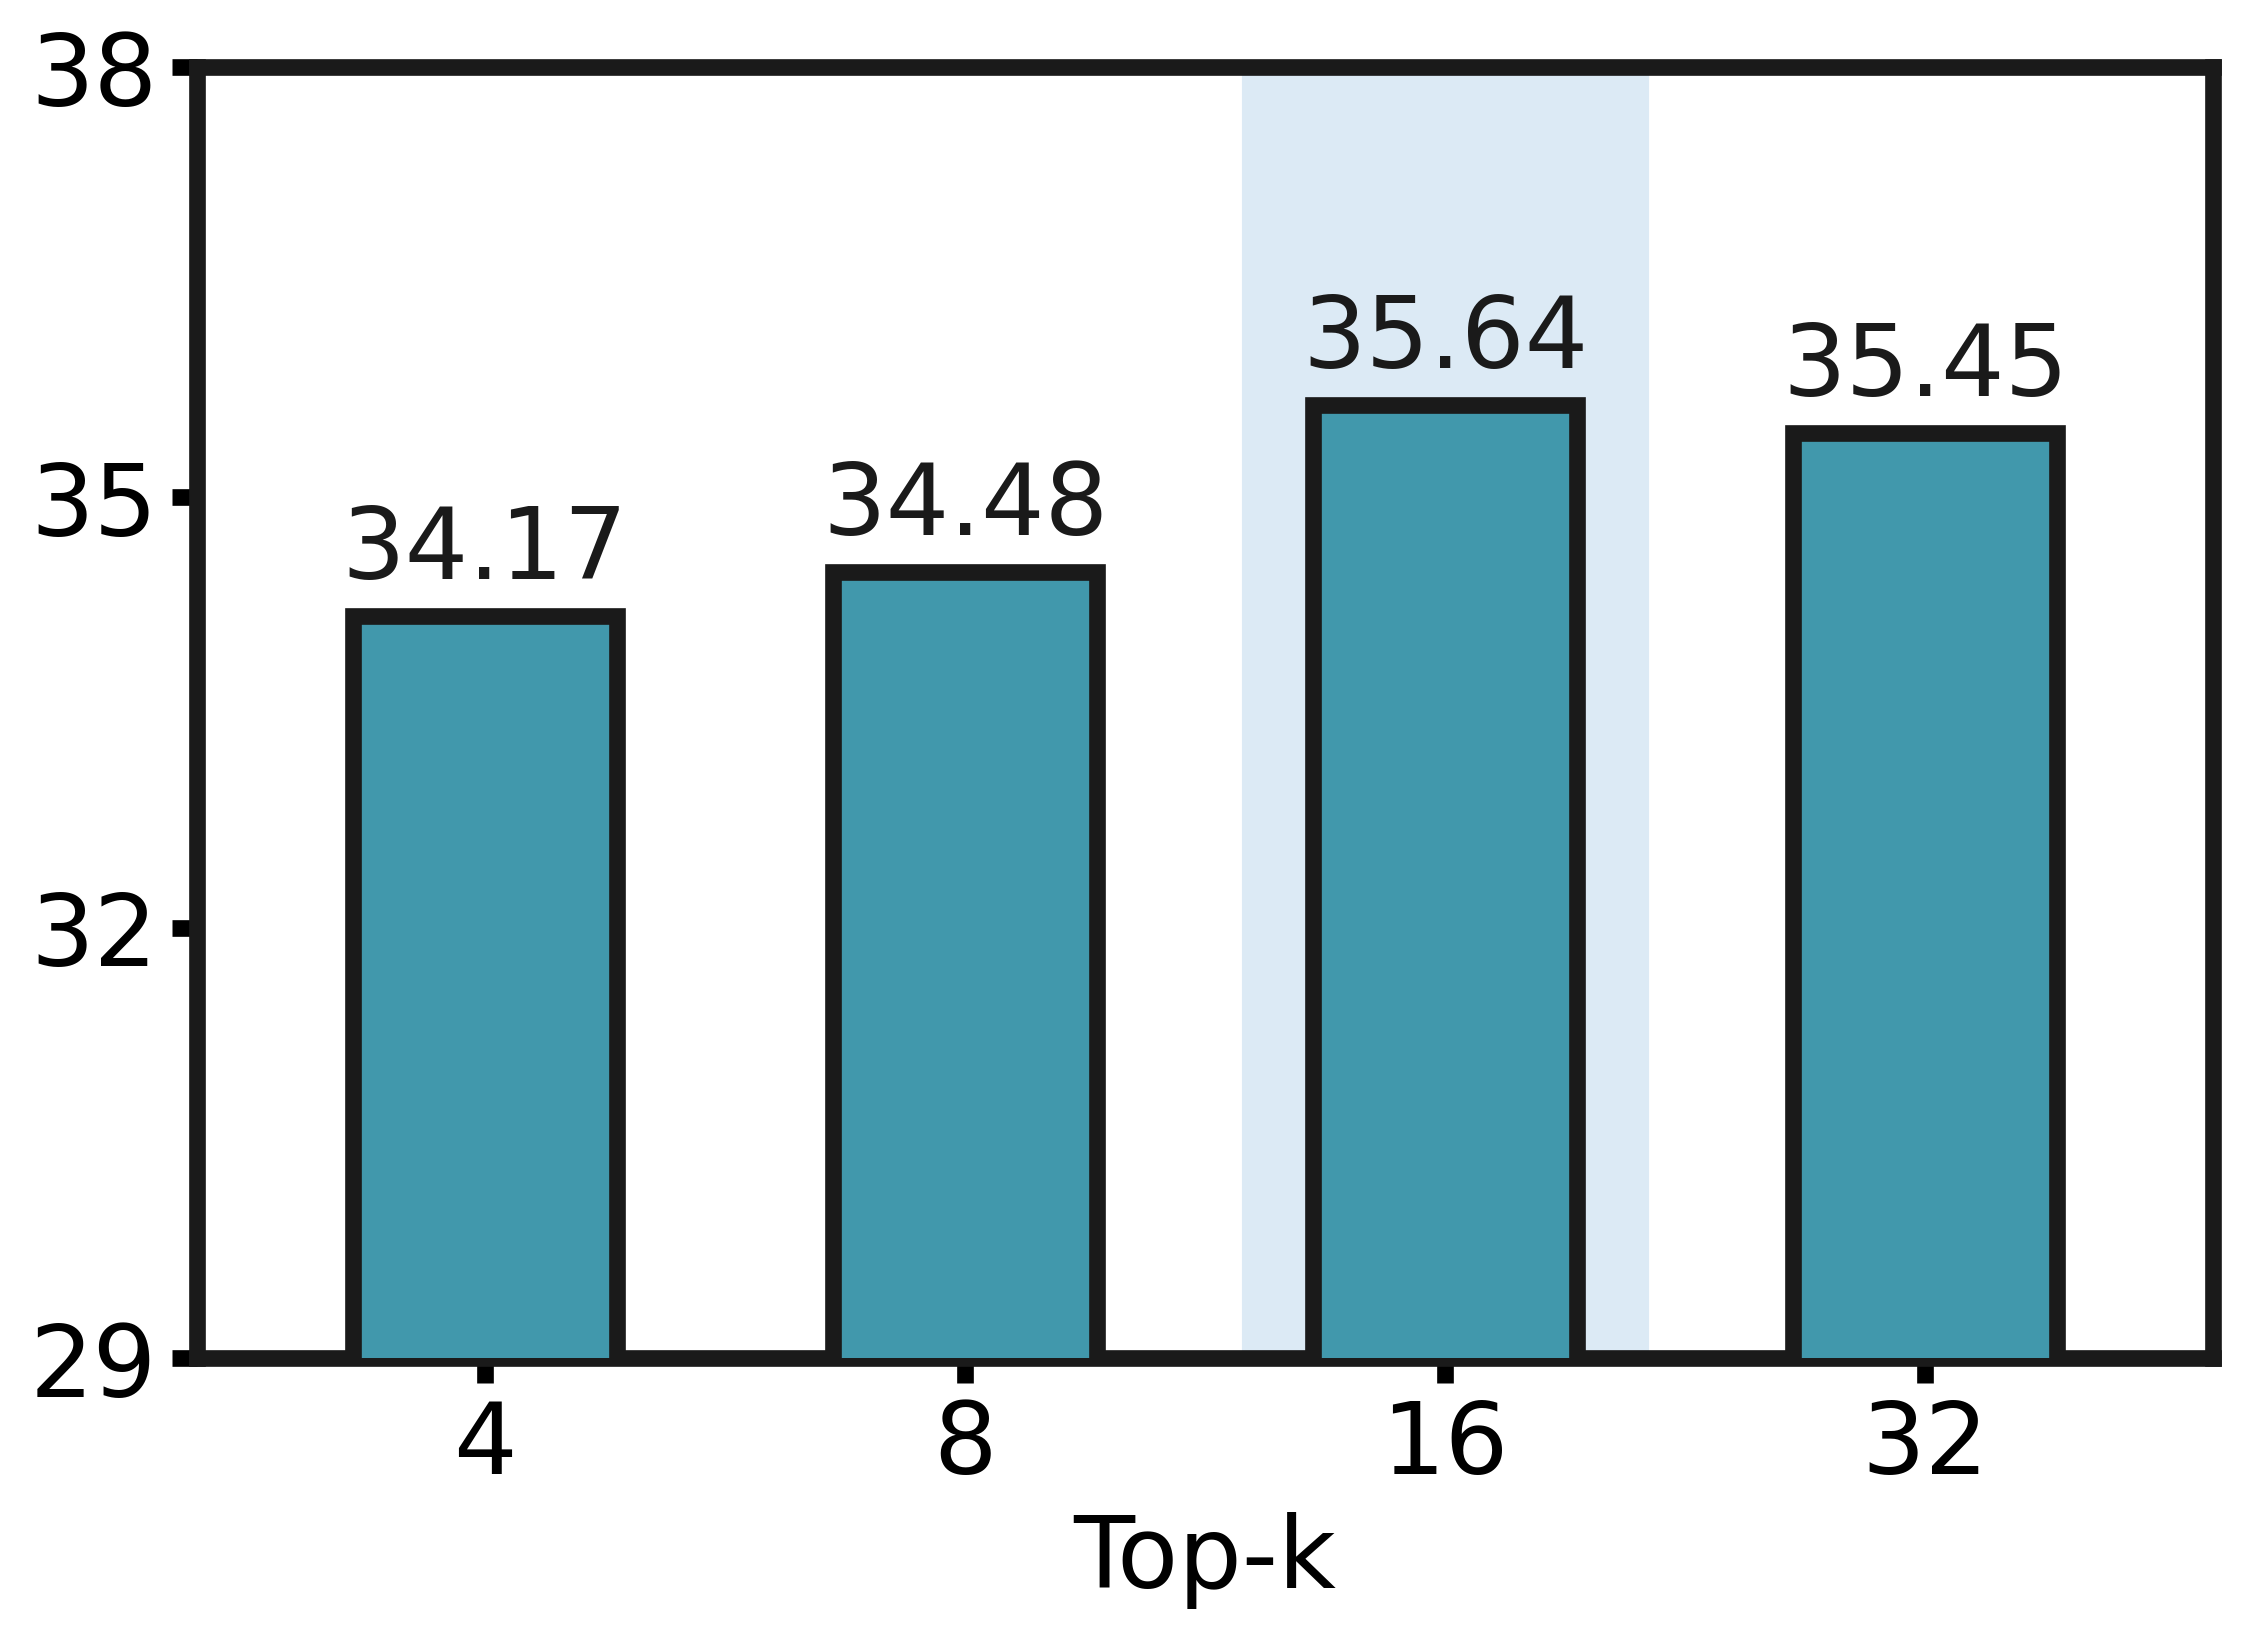

Write Python code to recreate this figure.
import os

import matplotlib

matplotlib.use("Agg")
import matplotlib.pyplot as plt
import numpy as np

# ==== 配置区: 修改数据与样式 ====
# top-k -> 各数据集 (Avg@8, Pass@8)
DATA = {
    4: {"AIME24": (14.17, 7.50), "AIME25": (26.67, 20.00),
        "AMC23": (44.69, 72.50), "MATH500": (70.30, 88.00),
        "Average": (34.17, 51.79)},
    8: {"AIME24": (11.67, 9.58), "AIME25": (23.33, 26.67),
        "AMC23": (46.25, 77.50), "MATH500": (70.40, 88.40),
        "Average": (34.48, 53.98)},
    16: {"AIME24": (14.17, 11.67), "AIME25": (26.67, 30.00),
         "AMC23": (46.56, 75.00), "MATH500": (70.15, 88.40),
         "Average": (35.64, 55.02)},
    32: {"AIME24": (14.17, 10.83), "AIME25": (26.67, 30.00),
         "AMC23": (46.25, 70.00), "MATH500": (70.53, 88.60),
         "Average": (35.45, 53.82)},
}

DATASET = "Average"
BAR_COLOR = "#4198ac"           # Avg@8 配色, 与折线版本一致

FONT_SIZE = 24
LINE_WIDTH = 4
BAR_WIDTH = 0.55
HIGHLIGHT_RATIO = 16            # 需要强调的 top-k
HIGHLIGHT_COLOR = "#dceaf5"     # 强调区浅色底纹
HIGHLIGHT_HALF_WIDTH = 0.42     # 阴影半宽 (略宽于柱体, 完整包住高亮柱)
OUTPUT_NAME = "top-k_average_bar.png"
# ================================

plt.rcParams.update({
    "font.family": "DejaVu Sans",
    "font.size": FONT_SIZE,
    "axes.linewidth": LINE_WIDTH,
    "axes.edgecolor": "#1A1A1A",
    "xtick.direction": "out",
    "ytick.direction": "out",
    "xtick.major.width": LINE_WIDTH,
    "ytick.major.width": LINE_WIDTH,
    "xtick.major.size": 6,
    "ytick.major.size": 6,
    "savefig.bbox": "tight",
})

out_path = os.path.join(os.path.dirname(os.path.abspath(__file__)), OUTPUT_NAME)

ratios = sorted(DATA)
positions = np.arange(len(ratios))
avg8 = [DATA[r][DATASET][0] for r in ratios]

fig, ax = plt.subplots(figsize=(8.0, 6.0))

hi = ratios.index(HIGHLIGHT_RATIO)
ax.axvspan(hi - HIGHLIGHT_HALF_WIDTH, hi + HIGHLIGHT_HALF_WIDTH,
           color=HIGHLIGHT_COLOR, zorder=0)

ax.bar(positions, avg8, width=BAR_WIDTH, color=BAR_COLOR,
       edgecolor="#1A1A1A", linewidth=LINE_WIDTH, zorder=3, label="Avg@8")

for xi, v in zip(positions, avg8):
    ax.text(xi, v + 0.12, f"{v:.2f}", ha="center", va="bottom",
            fontsize=FONT_SIZE, color="#1A1A1A", zorder=4)

ax.set_xlabel("Top-k", fontsize=FONT_SIZE)
# ax.set_ylabel("Average Avg@8(%)", fontsize=FONT_SIZE)
ax.set_xticks(list(positions))
ax.set_xticklabels([f"{r}" for r in ratios])
ax.tick_params(axis="both", labelsize=FONT_SIZE)
ax.set_xlim(-0.6, len(ratios) - 0.4)
ax.set_ylim(29, 38)
ax.set_yticks([29, 32, 35, 38])

ax.grid(False)
ax.set_axisbelow(True)
for spine in ax.spines.values():
    spine.set_linewidth(LINE_WIDTH)
    spine.set_color("#1A1A1A")

# ax.legend(fontsize=FONT_SIZE, loc="upper left", frameon=False)

fig.tight_layout()
fig.savefig(out_path, dpi=300)
print(f"saved: {out_path}")
